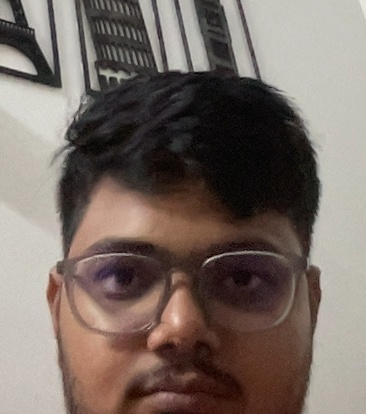
#> input picture data/2025-11-03/captures/person_001_id_1_220802.jpg, 366 x 414 px
$ python -i camera_motion.py   (imports and definitions only)
#> lines starting #> are read from the running program, lines starting #| are printed output that depends on the picture
#!/usr/bin/env python3
"""
Camera Motion Compensation Module
Handles camera pan, tilt, zoom to improve tracking accuracy
Uses optical flow and homography estimation
"""

import cv2
import numpy as np
from collections import deque
import logging

logger = logging.getLogger(__name__)


class CameraMotionCompensator:
    """
    Compensate for camera motion (pan/tilt/zoom) to improve object tracking

    Methods:
    - Optical Flow (Farneback): Dense flow estimation
    - Feature-based: SIFT/ORB + homography
    - EMA smoothing: Reduce jitter
    """

    def __init__(self, method='optical_flow', buffer_size=5):
        """
        Initialize camera motion compensator

        Args:
            method: 'optical_flow' or 'feature_based'
            buffer_size: Number of frames for smoothing
        """
        self.method = method
        self.prev_gray = None
        self.prev_features = None
        self.homography_buffer = deque(maxlen=buffer_size)

        # Feature detector for feature-based method
        if method == 'feature_based':
            try:
                # Try SIFT (best quality)
                self.feature_detector = cv2.SIFT_create(nfeatures=500)
                self.matcher = cv2.BFMatcher(cv2.NORM_L2, crossCheck=False)
                logger.info("✅ Camera motion: SIFT-based")
            except:
                # Fallback to ORB (free, faster)
                self.feature_detector = cv2.ORB_create(nfeatures=500)
                self.matcher = cv2.BFMatcher(cv2.NORM_HAMMING, crossCheck=False)
                logger.info("✅ Camera motion: ORB-based")
        else:
            logger.info("✅ Camera motion: Optical flow")

        # Motion statistics
        self.camera_motion = np.zeros(2)  # [dx, dy]
        self.is_moving = False
        self.motion_threshold = 2.0  # pixels

    def estimate_optical_flow(self, frame):
        """
        Estimate camera motion using Farneback optical flow

        Returns:
            homography: 3x3 transformation matrix (or None)
            is_camera_moving: bool
        """
        gray = cv2.cvtColor(frame, cv2.COLOR_BGR2GRAY)

        if self.prev_gray is None:
            self.prev_gray = gray
            return None, False

        # Compute dense optical flow
        flow = cv2.calcOpticalFlowFarneback(
            self.prev_gray, gray,
            None,
            pyr_scale=0.5,
            levels=3,
            winsize=15,
            iterations=3,
            poly_n=5,
            poly_sigma=1.2,
            flags=0
        )

        # Calculate median flow (robust to object motion)
        # Sample grid points to avoid computational cost
        h, w = flow.shape[:2]
        grid_step = 20
        y_coords = np.arange(0, h, grid_step)
        x_coords = np.arange(0, w, grid_step)

        flow_samples = flow[np.ix_(y_coords, x_coords)]
        median_flow = np.median(flow_samples.reshape(-1, 2), axis=0)

        self.camera_motion = median_flow
        self.is_moving = np.linalg.norm(median_flow) > self.motion_threshold

        # Create homography from translation
        if self.is_moving:
            H = np.array([
                [1, 0, -median_flow[0]],
                [0, 1, -median_flow[1]],
                [0, 0, 1]
            ], dtype=np.float32)
        else:
            H = np.eye(3, dtype=np.float32)

        self.prev_gray = gray
        return H, self.is_moving

    # [66 lines left out: function estimate_feature_based, not called in this run]

    def compensate(self, frame):
        """
        Estimate camera motion and return homography

        Returns:
            homography: 3x3 matrix or None
            is_camera_moving: bool
        """
        if self.method == 'optical_flow':
            return self.estimate_optical_flow(frame)
        else:
            return self.estimate_feature_based(frame)

    # [53 lines left out: functions transform_bbox, get_motion_info, not called in this run]


# [24 lines not run here, left out]

>>> import cv2
>>> picture = cv2.imread('../data/2025-11-03/captures/person_001_id_1_220802.jpg')
#> picture is the input picture: shape (414, 366, 3); mean B, G, R 100.2, 107.5, 120.2
>>> result = CameraMotionCompensator().compensate(picture)
#> in estimate_optical_flow, `gray = cv2.cvtColor(frame, cv2.COLOR_BGR2GRAY)`:
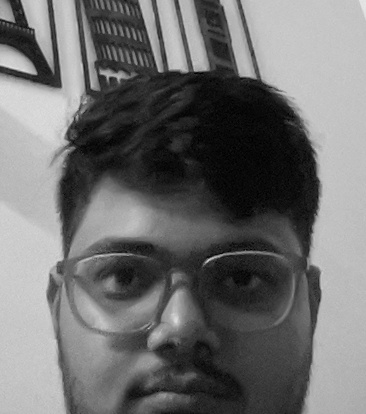
#> gray: shape (414, 366); min 0, max 230, mean 110.4

$ run again, on data/2025-11-03/captures/person_001_id_1_221700.jpg
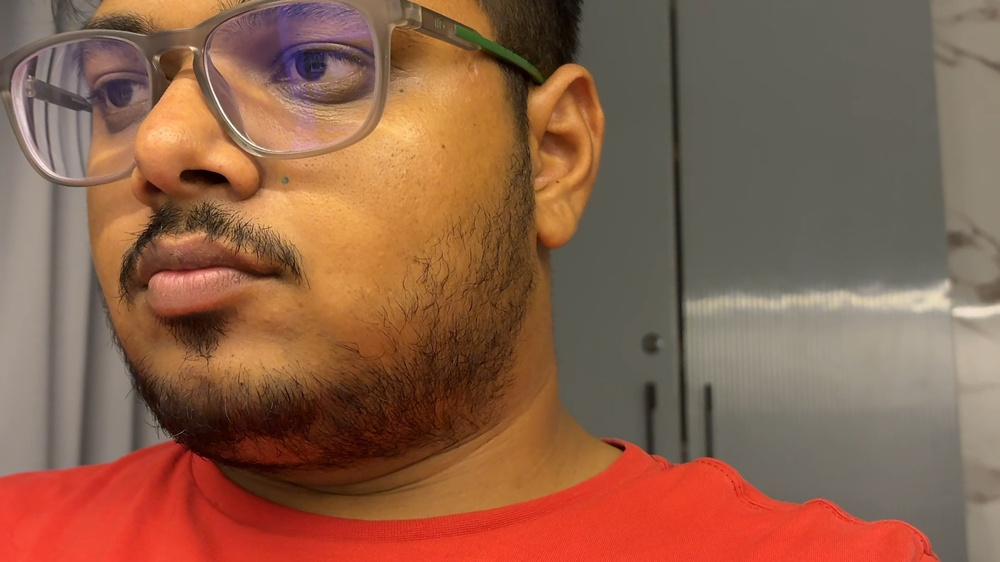
#> input picture data/2025-11-03/captures/person_001_id_1_221700.jpg, 1000 x 562 px, shrunk from 1920 x 1080 before the run
#> picture is the input picture: shape (562, 1000, 3); mean B, G, R 74.5, 97, 139.7
#> in estimate_optical_flow, `gray = cv2.cvtColor(frame, cv2.COLOR_BGR2GRAY)`:
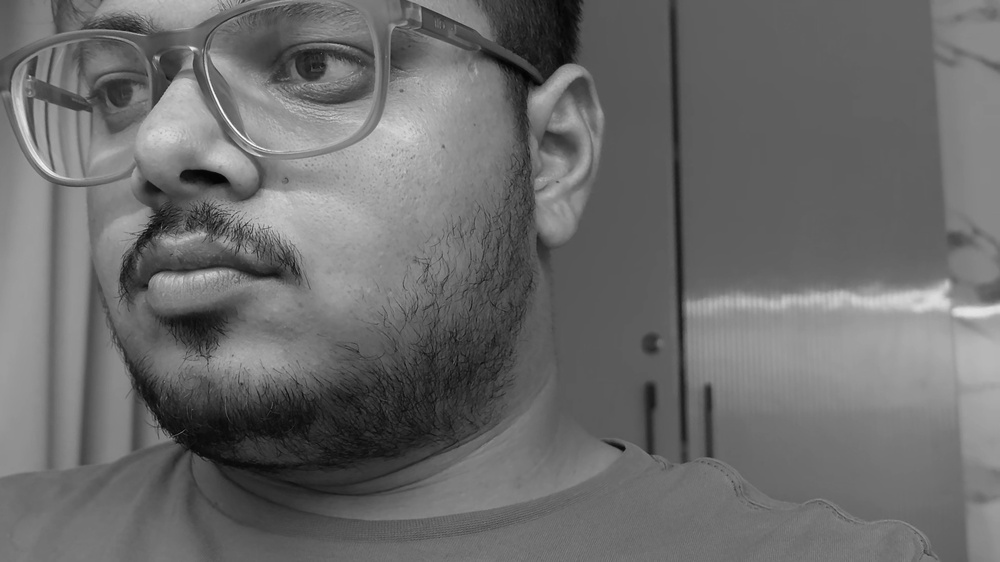
#> gray: shape (562, 1000); min 3, max 252, mean 107.3

$ run again, on data/2025-11-03/captures/person_001_id_1_223140.jpg
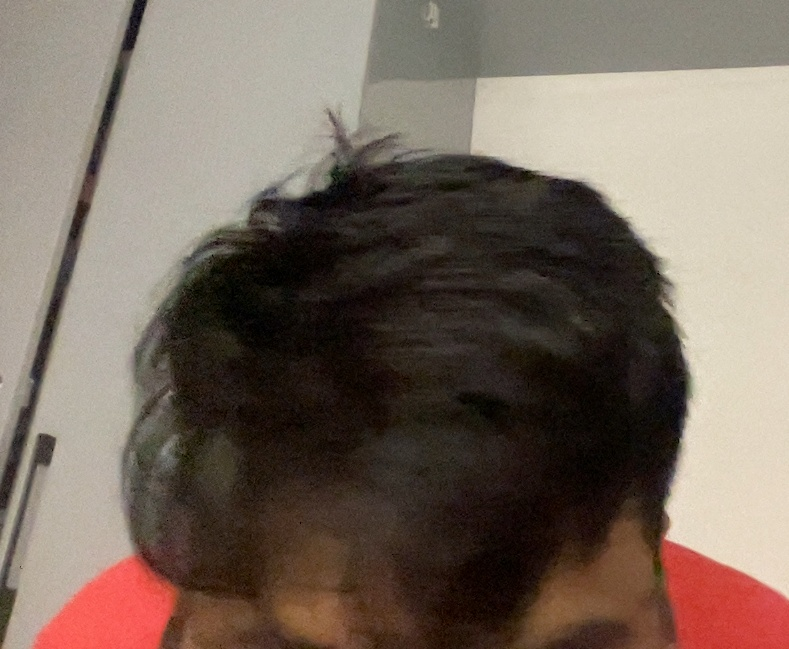
#> input picture data/2025-11-03/captures/person_001_id_1_223140.jpg, 789 x 649 px
#> picture is the input picture: shape (649, 789, 3); mean B, G, R 93.6, 104.7, 119.2
#> in estimate_optical_flow, `gray = cv2.cvtColor(frame, cv2.COLOR_BGR2GRAY)`:
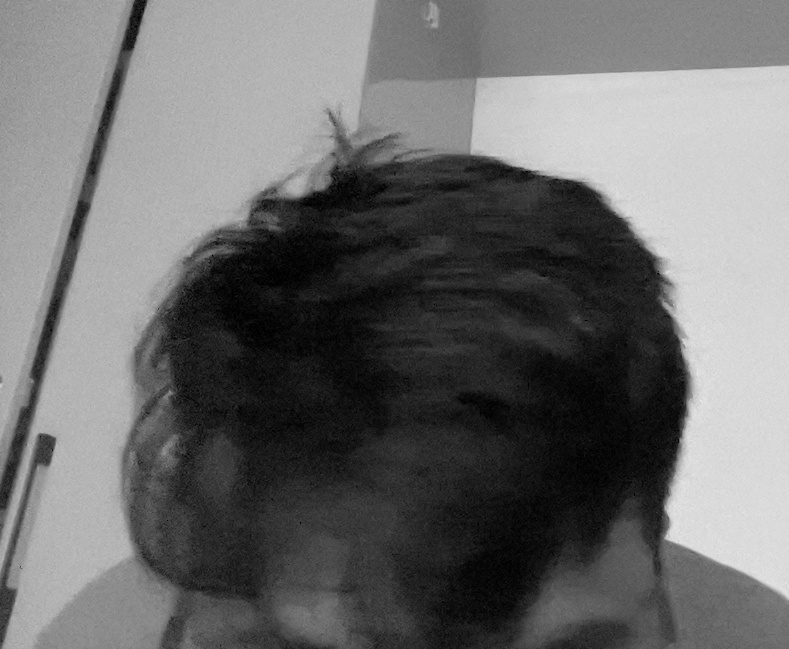
#> gray: shape (649, 789); min 0, max 235, mean 107.7

$ run again, on data/2025-11-03/captures/person_001_id_1_224102.jpg
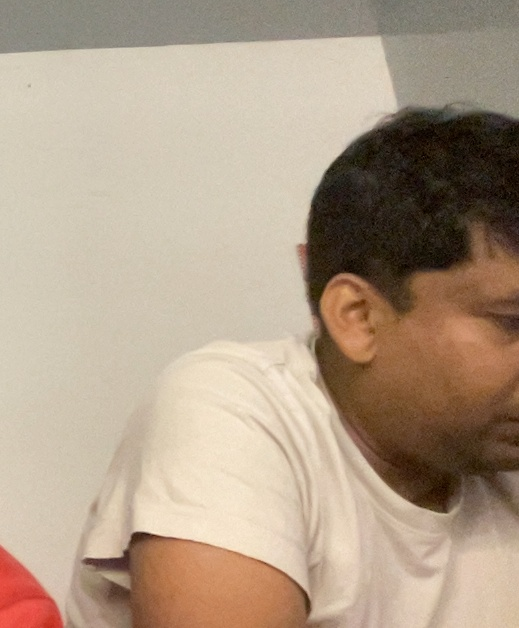
#> input picture data/2025-11-03/captures/person_001_id_1_224102.jpg, 519 x 628 px
#> picture is the input picture: shape (628, 519, 3); mean B, G, R 137.1, 157.5, 176.5
#> in estimate_optical_flow, `gray = cv2.cvtColor(frame, cv2.COLOR_BGR2GRAY)`:
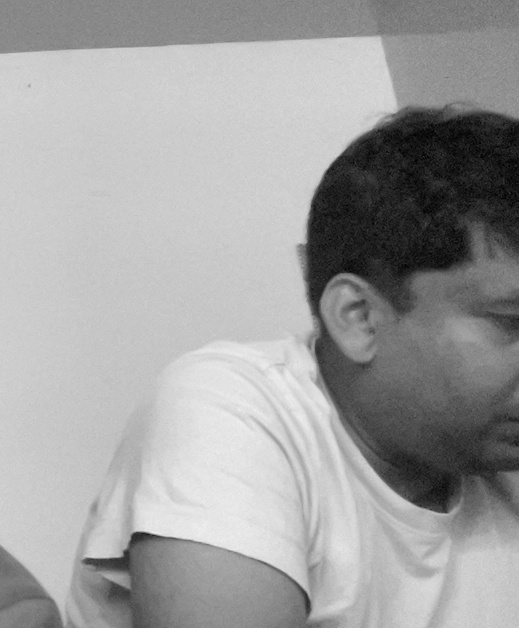
#> gray: shape (628, 519); min 2, max 240, mean 160.8
